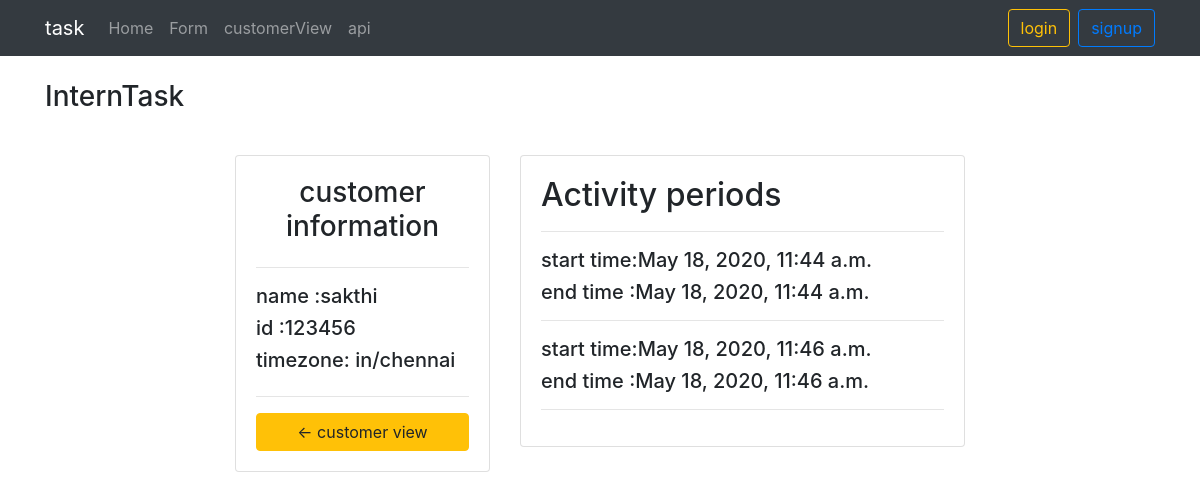
The page /user/2/ on the database its author committed.
### taskApp/models.py (models this page shows, shortened)
class user(models.Model):
	IDD=models.CharField(max_length=200,null=False)
	name= models.CharField(max_length=200,null=True)
	timezone=models.CharField(max_length=200,null=True)

class Activity(models.Model):
	start_time=models.DateTimeField(blank=True,null=True)
	end_time=models.DateTimeField(blank=True,null=True)
	user=models.ForeignKey(user,on_delete=models.CASCADE,blank=True,null=True)

### taskApp/views.py (the view)
# urls.py: path('user/<str:id>/',get_user,name="customer"),
def get_user(request,id):
	userr=user.objects.get(id=id)
	activitys=userr.activity_set.all()
	context={'user':userr,'activity':activitys,'users':users}
	return render(request, 'html/customerView.html',context)

### templates/html/customerView.html
{% extends 'base.html' %}
{% block content %}
<div class="row justify-content-center">
	<div class="col-md-3">
		<div class="card card-body">
			<h3 style="text-align: center">customer information</h3>
			<hr>
			<h5>name :{{user.name}}</h5>
			<h5>id :{{user.IDD}}</h5>
			<h5>timezone: {{user.timezone}}</h5>
			<hr>
			<a class="btn btn-warning" href="{% url 'dashboard' %}"> &#8592; customer view</a>
		</div>
	</div>
	<div class="col-md-5">
		<div class="card">
			<div class="card-body">
				<h2>Activity periods</h2>
				<hr>
				{% for i in activity %}
				<h5>start time:{{i.start_time}}</h5>
				<h5>end time :{{i.end_time}}</h5>
				<hr>
				{% endfor %}
			</div>
		</div>
	</div>
</div>
{% endblock content %}

### rows shown on the page
user: name "sakthi", IDD "123456", timezone "in/chennai"
Activity: start_time "May 18, 2020, 11:44 a.m.", end_time "May 18, 2020, 11:44 a.m."
Activity: start_time "May 18, 2020, 11:46 a.m.", end_time "May 18, 2020, 11:46 a.m."
